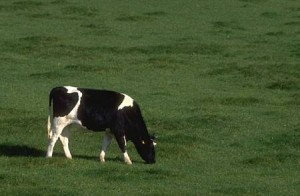
#> input picture Lab5/cow.jpg, 300 x 196 px; its folder holds 5 pictures in this run
$ python main.py
#> lines starting #> are read from the running program, lines starting #| are printed output that depends on the picture
### Lab5/kmeans.py
import numpy as np


def init_centroids(X, k, seed=0):
    """Chọn ngẫu nhiên k điểm trong X làm centroid ban đầu."""
    rng = np.random.default_rng(seed)
    idx = rng.choice(len(X), k, replace=False)
    return X[idx].copy()


def e_step(X, centroids):
    """
    E-step: gán mỗi điểm vào centroid gần nhất (khoảng cách Euclidean).

    Returns:
        labels : (N,) — chỉ số cụm được gán
    """
    # (N, 1, D) - (1, k, D) → bình phương khoảng cách (N, k)
    diff = X[:, np.newaxis, :] - centroids[np.newaxis, :, :]
    dists = np.sum(diff ** 2, axis=2)
    return np.argmin(dists, axis=1)


def m_step(X, labels, k):
    """
    M-step: cập nhật centroid = trung bình các điểm trong cùng cụm.

    Returns:
        centroids : (k, D)
    """
    D = X.shape[1]
    centroids = np.zeros((k, D))
    for j in range(k):
        pts = X[labels == j]
        if len(pts) > 0:
            centroids[j] = pts.mean(axis=0)
    return centroids


def compute_inertia(X, labels, centroids):
    """Tính tổng bình phương khoảng cách từ mỗi điểm đến centroid của nó (hàm J)."""
    total = 0.0
    for j in range(len(centroids)):
        pts = X[labels == j]
        if len(pts) > 0:
            total += np.sum((pts - centroids[j]) ** 2)
    return total


def kmeans_fit(X, k, max_iter=300, tol=1e-6, seed=0):
    """
    Chạy K-Means EM đến hội tụ.

    Args:
        X        : (N, D) dataset
        k        : số cụm
        max_iter : số vòng lặp tối đa
        tol      : ngưỡng dừng (shift của centroid)
        seed     : seed khởi tạo centroid

    Returns:
        centroids : (k, D) — centroid cuối
        labels    : (N,)   — nhãn dự đoán
        n_iter    : số vòng lặp đã chạy
        loss      : inertia J cuối cùng
    """
    centroids = init_centroids(X, k, seed=seed)

    for i in range(1, max_iter + 1):
        labels = e_step(X, centroids)
        new_centroids = m_step(X, labels, k)

        # Kiểm tra hội tụ: centroid dịch chuyển tối đa bao nhiêu?
        shift = np.max(np.linalg.norm(new_centroids - centroids, axis=1))
        centroids = new_centroids

        if shift < tol:
            break

    loss = compute_inertia(X, labels, centroids)
    return centroids, labels, i, loss

### Lab5/visualization.py
import numpy as np
import matplotlib.pyplot as plt
from matplotlib.patches import Ellipse

COLORS = ['#e74c3c', '#2ecc71', '#3498db', '#f39c12', '#9b59b6']


def _cat_marker(ax, x, y, size=16, zorder=6):
    """
    Vẽ emoji con mèo 🐱 tại vị trí (x, y) thay cho marker 'X'.
    Dùng ax.text() để render emoji trực tiếp trên plot.
    """
    ax.text(x, y, '🐱', fontsize=size, ha='center', va='center', zorder=zorder)


def plot_before_after(X, true_labels, pred_labels, centroids, title=""):
    """
    Vẽ 2 scatter plot cạnh nhau:
      - Trái : nhãn thực (ground truth)
      - Phải : kết quả K-Means + centroid
    """
    k = len(centroids)
    fig, axes = plt.subplots(1, 2, figsize=(12, 4.5))

    # Ground truth
    for j in np.unique(true_labels):
        pts = X[true_labels == j]
        axes[0].scatter(pts[:, 0], pts[:, 1], s=12, alpha=0.6,
                        color=COLORS[j % len(COLORS)], label=f"Cụm {j+1}")
    axes[0].set_title("Ground truth")
    axes[0].legend(markerscale=2, fontsize=9)

    # K-Means result
    for j in range(k):
        pts = X[pred_labels == j]
        axes[1].scatter(pts[:, 0], pts[:, 1], s=12, alpha=0.6,
                        color=COLORS[j % len(COLORS)], label=f"Cụm {j+1}")
    for cx, cy in centroids:
        _cat_marker(axes[1], cx, cy, size=14, zorder=6)
    axes[1].scatter([], [], marker='$🐱$', s=80, c='black', label='Centroids')
    axes[1].set_title("Kết quả K-Means")
    axes[1].legend(markerscale=2, fontsize=9)

    fig.suptitle(title, fontsize=12, fontweight='bold')
    plt.tight_layout()
    plt.show()


def plot_multi_seeds(X, k, fit_fn, seeds, title=""):
    """
    Chạy K-Means với nhiều seed khác nhau và vẽ kết quả dạng grid.

    Args:
        fit_fn : callable(X, k, seed) → (centroids, labels, n_iter, loss)
    """
    n = len(seeds)
    ncols = 3
    nrows = (n + ncols - 1) // ncols
    fig, axes = plt.subplots(nrows, ncols, figsize=(14, 4.5 * nrows))
    axes = axes.flat

    for ax, seed in zip(axes, seeds):
        c, lbl, n_it, loss = fit_fn(X, k, seed=seed)
        for j in range(k):
            pts = X[lbl == j]
            ax.scatter(pts[:, 0], pts[:, 1], s=8, alpha=0.5,
                       color=COLORS[j % len(COLORS)])
        for cx, cy in c:
            _cat_marker(ax, cx, cy, size=11, zorder=6)
        ax.set_title(f"seed={seed} | iter={n_it} | J={loss:.0f}", fontsize=9)

    # Ẩn các subplot thừa
    for ax in list(axes)[len(seeds):]:
        ax.set_visible(False)

    fig.suptitle(title, fontsize=12, fontweight='bold')
    plt.tight_layout()
    plt.show()


def _draw_ellipse(ax, mean, cov, color, n_std=2.0, alpha=0.25):
    """
    Vẽ ellipse thể hiện covariance (n_std lần độ lệch chuẩn).
    """
    vals, vecs = np.linalg.eigh(cov[:2, :2])
    order = vals.argsort()[::-1]
    vals, vecs = vals[order], vecs[:, order]
    angle = np.degrees(np.arctan2(*vecs[:, 0][::-1]))
    width, height = 2 * n_std * np.sqrt(vals)
    ell = Ellipse(xy=mean[:2], width=width, height=height,
                  angle=angle, color=color, alpha=alpha, zorder=3)
    ax.add_patch(ell)
    _cat_marker(ax, mean[0], mean[1], size=14, zorder=5)


def plot_gmm_result(X, true_labels, pred_labels, means, covs,
                    title="GMM Result"):
    """
    Vẽ 2 panel: Ground truth | GMM clusters với ellipse covariance.
    """
    k = len(means)
    fig, axes = plt.subplots(1, 2, figsize=(13, 5))

    # Ground truth
    for j in np.unique(true_labels):
        pts = X[true_labels == j]
        axes[0].scatter(pts[:, 0], pts[:, 1], s=12, alpha=0.6,
                        color=COLORS[j % len(COLORS)], label=f"Cụm {j+1}")
    axes[0].set_title("Ground truth", fontsize=11)
    axes[0].legend(markerscale=2, fontsize=9)

    # GMM result with covariance ellipses
    for j in range(k):
        pts = X[pred_labels == j]
        c = COLORS[j % len(COLORS)]
        axes[1].scatter(pts[:, 0], pts[:, 1], s=12, alpha=0.6, color=c,
                        label=f"Cụm {j+1}")
        _draw_ellipse(axes[1], means[j], covs[j], color=c)
    axes[1].set_title("Kết quả GMM (ellipse = 2σ)", fontsize=11)
    axes[1].legend(markerscale=2, fontsize=9)

    fig.suptitle(title, fontsize=12, fontweight='bold')
    plt.tight_layout()
    plt.show()


def plot_background_filter(original_img, background_mask, title="GMM Background Filtering"):
    """
    Hiển thị 3 panel: ảnh gốc | foreground | background.

    Args:
        original_img    : (H, W, 3) uint8
        background_mask : (H, W) bool — True = background pixel
    """
    H, W, _ = original_img.shape
    foreground = original_img.copy()
    background = original_img.copy()

    # Foreground: tô trắng pixel background
    foreground[background_mask] = 255
    # Background: tô trắng pixel foreground
    background[~background_mask] = 255

    fig, axes = plt.subplots(1, 3, figsize=(15, 5))
    axes[0].imshow(original_img)
    axes[0].set_title("Ảnh gốc", fontsize=11)
    axes[0].axis('off')

    axes[1].imshow(foreground)
    axes[1].set_title("Foreground (vật thể)", fontsize=11)
    axes[1].axis('off')

    axes[2].imshow(background)
    axes[2].set_title("Background", fontsize=11)
    axes[2].axis('off')

    fig.suptitle(title, fontsize=13, fontweight='bold')
    plt.tight_layout()
    plt.show()

### Lab5/gmm.py
"""
gmm.py — Gaussian Mixture Model với EM Algorithm (Numpy only)

Tham khảo: Bishop, PRML Chapter 9 — Mixtures of Gaussians

Mô hình:
    p(x) = Σ_k π_k · N(x | μ_k, Σ_k)

EM:
    E-step: γ_nk = π_k N(x_n|μ_k,Σ_k) / Σ_j π_j N(x_n|μ_j,Σ_j)
    M-step: N_k  = Σ_n γ_nk
            μ_k  = (1/N_k) Σ_n γ_nk x_n
            Σ_k  = (1/N_k) Σ_n γ_nk (x_n-μ_k)(x_n-μ_k)^T
            π_k  = N_k / N
"""

import numpy as np


# ──────────────────────────────────────────────────────────────────────────────
# Numerically stable log-PDF of multivariate Gaussian
# ──────────────────────────────────────────────────────────────────────────────

def _log_gaussian_pdf(X, mean, cov):
    """
    Tính log p(x | mean, cov) cho mỗi điểm trong X.

    Args:
        X    : (N, D)
        mean : (D,)
        cov  : (D, D)

    Returns:
        log_p : (N,)
    """
    D = X.shape[1]
    diff = X - mean                              # (N, D)
    cov_inv = np.linalg.inv(cov)
    sign, log_det = np.linalg.slogdet(cov)
    log_norm = -0.5 * (D * np.log(2 * np.pi) + log_det)
    # Mahalanobis distance: (x-μ)^T Σ^{-1} (x-μ)
    maha = np.sum((diff @ cov_inv) * diff, axis=1)   # (N,)
    return log_norm - 0.5 * maha


# ──────────────────────────────────────────────────────────────────────────────
# Khởi tạo tham số GMM
# ──────────────────────────────────────────────────────────────────────────────

def init_gmm(X, k, seed=0):
    """
    Khởi tạo (π, μ, Σ) bằng cách chọn k điểm ngẫu nhiên làm mean ban đầu.

    Returns:
        pis   : (k,)     — mixing coefficients đồng đều 1/k
        means : (k, D)   — mean ban đầu
        covs  : (k, D, D) — identity matrix
    """
    rng = np.random.default_rng(seed)
    N, D = X.shape
    pis = np.ones(k) / k
    idx = rng.choice(N, k, replace=False)
    means = X[idx].copy().astype(float)
    covs = np.array([np.eye(D) for _ in range(k)])
    return pis, means, covs


# ──────────────────────────────────────────────────────────────────────────────
# E-step: tính responsibility
# ──────────────────────────────────────────────────────────────────────────────

def e_step(X, pis, means, covs):
    """
    E-step: tính γ_nk = p(z_n=k | x_n, θ) bằng log-sum-exp trick.

    Returns:
        gamma : (N, k)  — responsibility của mỗi điểm với mỗi cụm
    """
    k = len(pis)
    N = X.shape[0]

    # Ma trận log-responsibility chưa normalize: (N, k)
    log_r = np.zeros((N, k))
    for j in range(k):
        log_r[:, j] = np.log(pis[j] + 1e-300) + _log_gaussian_pdf(X, means[j], covs[j])

    # Log-sum-exp trick để tránh overflow/underflow
    log_r_max = log_r.max(axis=1, keepdims=True)   # (N, 1)
    log_r -= log_r_max
    gamma = np.exp(log_r)
    gamma /= gamma.sum(axis=1, keepdims=True)        # normalize theo hàng

    return gamma


# ──────────────────────────────────────────────────────────────────────────────
# M-step: cập nhật tham số
# ──────────────────────────────────────────────────────────────────────────────

def m_step(X, gamma, reg=1e-6):
    """
    M-step: cập nhật π_k, μ_k, Σ_k từ responsibility.

    Args:
        gamma : (N, k)
        reg   : regularization thêm vào đường chéo Σ_k để tránh singular

    Returns:
        pis   : (k,)
        means : (k, D)
        covs  : (k, D, D)
    """
    N, D = X.shape
    k = gamma.shape[1]

    Nk = gamma.sum(axis=0)              # (k,)  — số điểm hiệu dụng mỗi cụm

    # Cập nhật mixing coefficients
    pis = Nk / N                        # (k,)

    # Cập nhật means
    means = (gamma.T @ X) / Nk[:, np.newaxis]   # (k, D)

    # Cập nhật covariance matrices
    covs = np.zeros((k, D, D))
    for j in range(k):
        diff = X - means[j]             # (N, D)
        # Σ_k = (1/N_k) Σ_n γ_nk (x_n - μ_k)(x_n - μ_k)^T
        weighted = gamma[:, j:j+1] * diff   # (N, D)
        covs[j] = (weighted.T @ diff) / Nk[j]
        covs[j] += reg * np.eye(D)     # regularization tránh matrix suy biến

    return pis, means, covs


# ──────────────────────────────────────────────────────────────────────────────
# Log-likelihood
# ──────────────────────────────────────────────────────────────────────────────

def compute_log_likelihood(X, pis, means, covs):
    """
    Tính log p(X | θ) = Σ_n log [Σ_k π_k N(x_n | μ_k, Σ_k)].

    Dùng log-sum-exp để tránh underflow.
    """
    k = len(pis)
    N = X.shape[0]

    log_comp = np.zeros((N, k))         # log(π_k N(x_n|μ_k,Σ_k))
    for j in range(k):
        log_comp[:, j] = np.log(pis[j] + 1e-300) + _log_gaussian_pdf(X, means[j], covs[j])

    # log-sum-exp theo cột (axis=1)
    log_comp_max = log_comp.max(axis=1)
    log_likelihood = log_comp_max + np.log(
        np.exp(log_comp - log_comp_max[:, np.newaxis]).sum(axis=1)
    )
    return log_likelihood.sum()


# ──────────────────────────────────────────────────────────────────────────────
# Full EM training
# ──────────────────────────────────────────────────────────────────────────────

def gmm_fit(X, k, max_iter=200, tol=1e-4, seed=0):
    """
    Train Gaussian Mixture Model bằng EM algorithm.

    Args:
        X        : (N, D) — dataset
        k        : số components
        max_iter : số vòng lặp tối đa
        tol      : ngưỡng hội tụ (thay đổi log-likelihood)
        seed     : seed khởi tạo

    Returns:
        pis      : (k,)      — mixing coefficients
        means    : (k, D)    — mean của mỗi Gaussian
        covs     : (k, D, D) — covariance của mỗi Gaussian
        gamma    : (N, k)    — responsibility cuối
        labels   : (N,)      — nhãn cứng (argmax gamma)
        n_iter   : số vòng đã chạy
        log_lh   : log-likelihood cuối
    """
    X = np.asarray(X, dtype=float)
    pis, means, covs = init_gmm(X, k, seed=seed)
    log_lh = -np.inf

    for i in range(1, max_iter + 1):
        gamma = e_step(X, pis, means, covs)
        pis, means, covs = m_step(X, gamma)
        new_ll = compute_log_likelihood(X, pis, means, covs)

        if abs(new_ll - log_lh) < tol:
            break
        log_lh = new_ll

    labels = np.argmax(gamma, axis=1)
    return pis, means, covs, gamma, labels, i, log_lh

### Lab5/data.py
import numpy as np


def make_gaussian_mixture(means, covs, sizes, seed=42):
    """
    Tạo dataset gồm nhiều cụm Gaussian.

    Args:
        means : list of (D,) array — trung bình mỗi cụm
        covs  : list of (D,D) array — covariance mỗi cụm
        sizes : list of int — số điểm mỗi cụm
        seed  : random seed để tái lập kết quả

    Returns:
        X      : (N, D) ndarray
        labels : (N,)  ndarray — nhãn thực (0, 1, 2, ...)
    """
    rng = np.random.default_rng(seed)
    parts = [rng.multivariate_normal(m, c, n) for m, c, n in zip(means, covs, sizes)]
    X = np.vstack(parts)
    labels = np.concatenate([np.full(n, k) for k, n in enumerate(sizes)])
    return X, labels

### Lab5/main.py
import matplotlib
matplotlib.use('Agg')          # non-interactive — không cần màn hình
import matplotlib.pyplot as plt
import matplotlib.image as mpimg
import os
import numpy as np

from data import make_gaussian_mixture
from kmeans import kmeans_fit
from gmm import gmm_fit
from visualization import (plot_before_after, plot_multi_seeds,
                            plot_gmm_result, plot_background_filter)

# Auto-save: mỗi lần plt.show() gọi → lưu PNG thay vì mở cửa sổ
_OUT_DIR = os.path.dirname(os.path.abspath(__file__))
_fig_counter = [0]
def _auto_save_show():
    _fig_counter[0] += 1
    path = os.path.join(_OUT_DIR, f"output_fig_{_fig_counter[0]:02d}.png")
    plt.savefig(path, dpi=130, bbox_inches='tight')
    plt.close()
    print(f"  [Saved] {os.path.basename(path)}")
plt.show = _auto_save_show

K = 3
SEEDS = [0, 1, 7, 13, 99, 123]

# ──────────────────────────────────────────────────────────────────────────────
# Assignment 1 — Balanced clusters, Σ = I
# ──────────────────────────────────────────────────────────────────────────────
print("=" * 60)
print("ASSIGNMENT 1 — Balanced (200/200/200), Σ = I")
print("=" * 60)

I2 = np.eye(2)
means = [np.array([2, 2]), np.array([8, 3]), np.array([3, 6])]

X1, true1 = make_gaussian_mixture(
    means=means,
    covs=[I2, I2, I2],
    sizes=[200, 200, 200],
    seed=42,
)

centroids1, labels1, n_iter1, loss1 = kmeans_fit(X1, K, seed=0)

print(f"Centroids cuối:\n{centroids1.round(3)}")
print(f"Số vòng lặp  : {n_iter1}")
print(f"Inertia (J)  : {loss1:.2f}\n")

plot_before_after(X1, true1, labels1, centroids1,
                  title="Assignment 1 — Balanced (200/200/200), Σ = I")
#> in _auto_save_show, `plt.savefig(path, dpi=130, bbox_inches='tight')`:
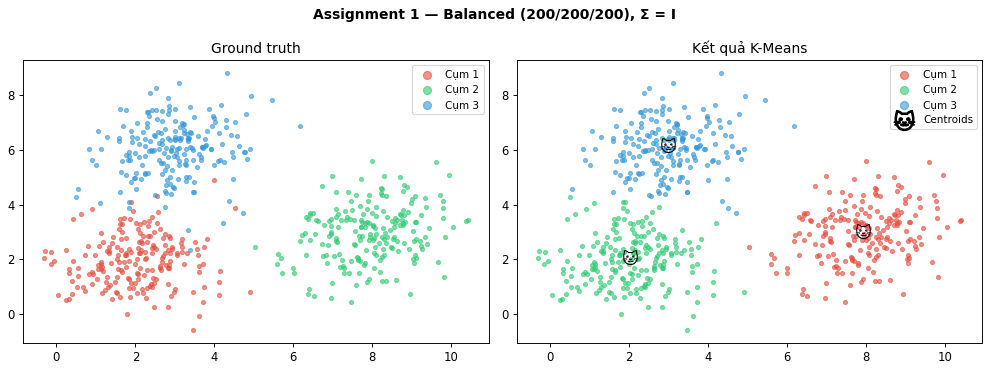
#> figure drawn by matplotlib, 2 panels

plot_multi_seeds(X1, K, kmeans_fit, SEEDS,
                 title="Assignment 1 — Ảnh hưởng của seed khởi tạo")
#> in _auto_save_show (call 2), `plt.savefig(path, dpi=130, bbox_inches='tight')`:
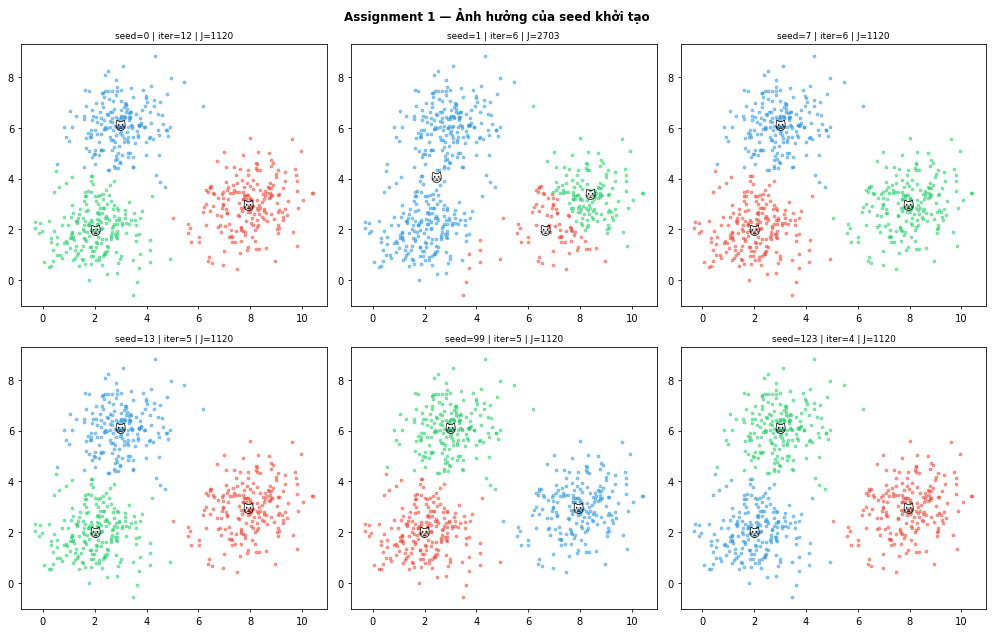
#> figure drawn by matplotlib, 6 panels

print("""
Nhận xét (Assignment 1):
- 3 cụm tách biệt rõ và đều nhau → K-Means hội tụ đúng với hầu hết seed.
- Nếu 2 centroid ban đầu cùng rơi vào một cụm → hội tụ cục bộ (local optimum):
  một cụm bị chia đôi, cụm còn lại bị bỏ sót.
- Giải pháp: chạy nhiều lần với seed khác nhau, chọn J nhỏ nhất (multiple restarts).
""")

# ──────────────────────────────────────────────────────────────────────────────
# Assignment 2 — Imbalanced clusters (1200 / 200 / 1000), Σ = I
# ──────────────────────────────────────────────────────────────────────────────
print("=" * 60)
print("ASSIGNMENT 2 — Imbalanced (1200/200/1000), Σ = I")
print("=" * 60)

X2, true2 = make_gaussian_mixture(
    means=means,
    covs=[I2, I2, I2],
    sizes=[1200, 200, 1000],
    seed=42,
)

centroids2, labels2, n_iter2, loss2 = kmeans_fit(X2, K, seed=0)

print(f"Centroids cuối:\n{centroids2.round(3)}")
print(f"Số vòng lặp  : {n_iter2}")
print(f"Inertia (J)  : {loss2:.2f}\n")

plot_before_after(X2, true2, labels2, centroids2,
                  title="Assignment 2 — Imbalanced (1200/200/1000), Σ = I")
#> in _auto_save_show (call 3), `plt.savefig(path, dpi=130, bbox_inches='tight')`:
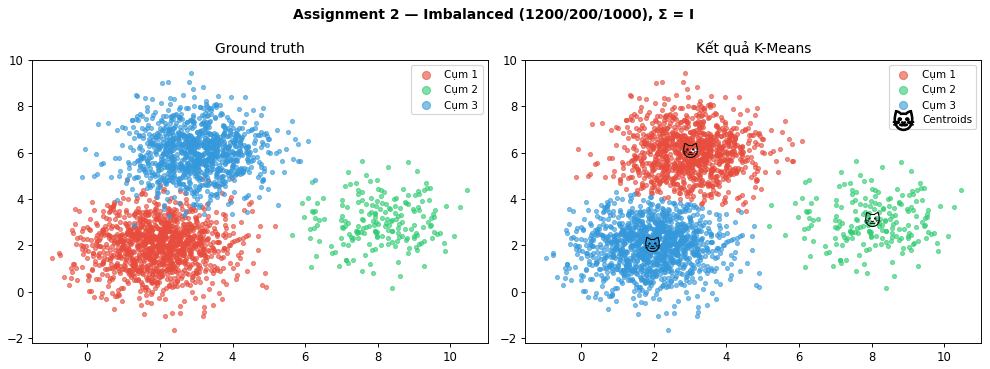
#> figure drawn by matplotlib, 2 panels

plot_multi_seeds(X2, K, kmeans_fit, SEEDS,
                 title="Assignment 2 — Ảnh hưởng của seed (imbalanced)")

print("""
Nhận xét (Assignment 2):
- Cụm nhỏ (200 điểm quanh (8,3)) dễ bị centroid của cụm lớn "lấn vào" khi seed xấu.
- K-Means chỉ tối thiểu hoá khoảng cách, không mô hình hoá kích thước cụm →
  ranh giới phân chia đặt ở trung điểm 2 centroid, không phải nơi tự nhiên nhất.
- Kết quả kém ổn định hơn Assignment 1 khi đổi seed.
- Gaussian Mixture Model (với mixing coefficient π_k) xử lý trường hợp này tốt hơn.
""")

# ──────────────────────────────────────────────────────────────────────────────
# Assignment 3 — Anisotropic covariance (Σ₂ = diag(10, 1))
# ──────────────────────────────────────────────────────────────────────────────
print("=" * 60)
print("ASSIGNMENT 3 — Anisotropic: cụm 3 ~ N((3,6), diag(10,1))")
print("=" * 60)

Sigma2 = np.array([[10, 0], [0, 1]])   # trải rộng theo trục x

X3, true3 = make_gaussian_mixture(
    means=means,
    covs=[I2, I2, Sigma2],
    sizes=[200, 200, 200],
    seed=42,
)

centroids3, labels3, n_iter3, loss3 = kmeans_fit(X3, K, seed=0)

print(f"Centroids cuối:\n{centroids3.round(3)}")
print(f"Số vòng lặp  : {n_iter3}")
print(f"Inertia (J)  : {loss3:.2f}\n")

plot_before_after(X3, true3, labels3, centroids3,
                  title="Assignment 3 — Cụm 3: N((3,6), diag(10,1))")

plot_multi_seeds(X3, K, kmeans_fit, SEEDS,
                 title="Assignment 3 — Ảnh hưởng của seed (anisotropic)")

print("""
Nhận xét (Assignment 3):
- Cụm 3 trải rộng theo trục x (phương sai=10) → chồng lấp đáng kể với cụm 1.
- K-Means phân chia theo hình cầu (Euclidean) → không thích nghi hình elip →
  nhiều điểm của cụm 3 bị gán nhầm vào cụm 1 hoặc cụm 2.
- Kết quả không ổn định và sai lệch nhiều hơn 2 assignment trước.
- Cần dùng GMM với Σ_k riêng biệt cho từng cụm để xử lý trường hợp này.
""")

# ══════════════════════════════════════════════════════════════════════════════
# GAUSSIAN MIXTURE MODEL — Assignment 1
# Implement GMM bằng Numpy, train với EM
# ══════════════════════════════════════════════════════════════════════════════

print("\n" + "═" * 60)
print("GMM ASSIGNMENT 1 — Gaussian Mixture Model với EM")
print("═" * 60)

# ── GMM trên dataset balanced (giống K-Means A1) ─────────────────────────────
print("\n[GMM A1 - Dataset 1] Balanced 200/200/200, Σ = I")
print("-" * 50)

pis1, means1_gmm, covs1_gmm, gamma1, labels1_gmm, n_iter1_gmm, ll1 = gmm_fit(
    X1, K, seed=0
)

print(f"Số vòng lặp EM : {n_iter1_gmm}")
print(f"Log-likelihood  : {ll1:.2f}")
print(f"Mixing coeff π  : {pis1.round(4)}")
print("Mean μ_k:")
for j, m in enumerate(means1_gmm):
    print(f"  Cụm {j+1}: {m.round(3)}")
print("Covariance Σ_k (đường chéo chính):")
for j, c in enumerate(covs1_gmm):
    print(f"  Cụm {j+1}: diag = {np.diag(c).round(3)}")

plot_gmm_result(X1, true1, labels1_gmm, means1_gmm, covs1_gmm,
                title="GMM A1 — Balanced (200/200/200), Σ = I")

# ── GMM trên dataset anisotropic (giống K-Means A3) ──────────────────────────
print("\n[GMM A1 - Dataset 2] Anisotropic — cụm 3 ~ N((3,6), diag(10,1))")
print("-" * 50)

pis3, means3_gmm, covs3_gmm, gamma3, labels3_gmm, n_iter3_gmm, ll3 = gmm_fit(
    X3, K, seed=0
)

print(f"Số vòng lặp EM : {n_iter3_gmm}")
print(f"Log-likelihood  : {ll3:.2f}")
print(f"Mixing coeff π  : {pis3.round(4)}")
print("Mean μ_k:")
for j, m in enumerate(means3_gmm):
    print(f"  Cụm {j+1}: {m.round(3)}")
print("Covariance Σ_k (đường chéo chính):")
for j, c in enumerate(covs3_gmm):
    print(f"  Cụm {j+1}: diag = {np.diag(c).round(3)}")

plot_gmm_result(X3, true3, labels3_gmm, means3_gmm, covs3_gmm,
                title="GMM A1 — Anisotropic: cụm 3 ~ N((3,6), diag(10,1))")

print("""
Nhận xét (GMM Assignment 1):
- Dataset balanced: GMM cho kết quả tương đương K-Means khi covariance đồng đều.
  Σ_k học được ≈ I (identity), π_k ≈ 1/3 — phù hợp với dữ liệu.
- Dataset anisotropic (Σ_2 = diag(10,1)):
  GMM học được Σ_k phù hợp với hình dạng elip của cụm 3 (phương sai lớn theo trục x).
  → Kết quả phân cụm chính xác hơn K-Means đáng kể.
- K-Means dùng khoảng cách Euclidean (giả định cụm tròn) →
  GMM dùng covariance riêng biệt cho mỗi cụm → linh hoạt hơn nhiều.
""")

# ══════════════════════════════════════════════════════════════════════════════
# GAUSSIAN MIXTURE MODEL — Assignment 2
# Dùng GMM để lọc background của ảnh cow.jpg
# ══════════════════════════════════════════════════════════════════════════════

print("\n" + "═" * 60)
print("GMM ASSIGNMENT 2 — Background Filtering (cow.jpg)")
print("═" * 60)

img_path = os.path.join(os.path.dirname(__file__), "cow.jpg")
img = mpimg.imread(img_path)
#> img is the input picture: shape (196, 300, 3); mean R, G, B 68, 84.9, 47.4

# Đảm bảo ảnh là uint8 [0, 255]
if img.dtype != np.uint8:
    img = (img * 255).astype(np.uint8)

H, W, C = img.shape
#> (the rest of the program and of its run is left out)
